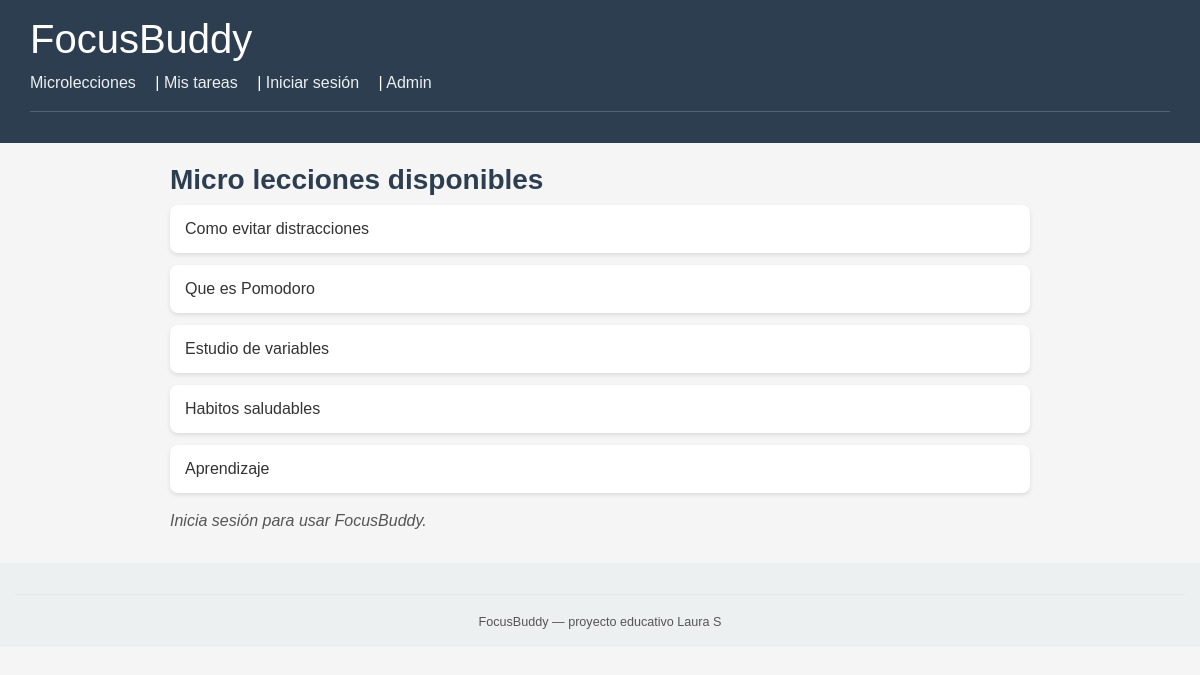
The page / on the database its author committed.
### core/models.py (models this page shows, shortened)
class MicroLeccion(models.Model):
    titulo = models.CharField(max_length=200)
    contenido = models.TextField()
    duracion_estimada = models.PositiveIntegerField(default=5)
    creada_en = models.DateTimeField(auto_now_add=True)

### core/views.py (the view)
# urls.py: path('', views.inicio, name='inicio'),
def inicio(request):
    lecciones = MicroLeccion.objects.all()[:5]
    tareas = Tarea.objects.all().order_by('-creada_en')[:5]
    return render(request, 'core/inicio.html', {'lecciones': lecciones, 'tareas': tareas})

### core/templates/core/inicio.html (shortened to what this page needs)
{% extends "core/base.html" %}
{% block content %}
<h3>Micro lecciones disponibles</h3>
{% if lecciones %}
<ul>
  {% for l in lecciones %}
      <li>{{ l.titulo }}</li>
  {% endfor %}
</ul>
{% endif %}
{% if user.is_authenticated %}
  <h3>Tus tareas recientes</h3>
  {% if tareas %}
    <ul>
      {% for t in tareas %}
        <li>{{ t.titulo }} {% if t.completada %}(✔){% endif %}</li>
      {% endfor %}
    </ul>
  {% else %}
    <p>No tienes tareas pendientes.</p>
  {% endif %}
{% else %}
  <p>Inicia sesión para usar FocusBuddy.</p>
{% endif %}
{% endblock %}

### core/static/core/style.css (style rules this page uses)
body { font-family: 'Arial', sans-serif; background-color: #f5f5f5; color: #333; margin: 0; padding: 0; }
h2, h3 { color: #2c3e50; font-weight: bold; }
ul { list-style-type: none; padding-left: 0; }
li { background-color: #ffffff; padding: 12px 15px; margin-bottom: 12px; border-radius: 8px; box-shadow: 0 2px 4px rgba(0,0,0,0.1); }
p { font-style: italic; color: #555; }

### rows shown on the page
MicroLeccion: titulo "Como evitar distracciones"
MicroLeccion: titulo "Que es Pomodoro"
MicroLeccion: titulo "Estudio de variables"
MicroLeccion: titulo "Habitos saludables"
MicroLeccion: titulo "Aprendizaje"
